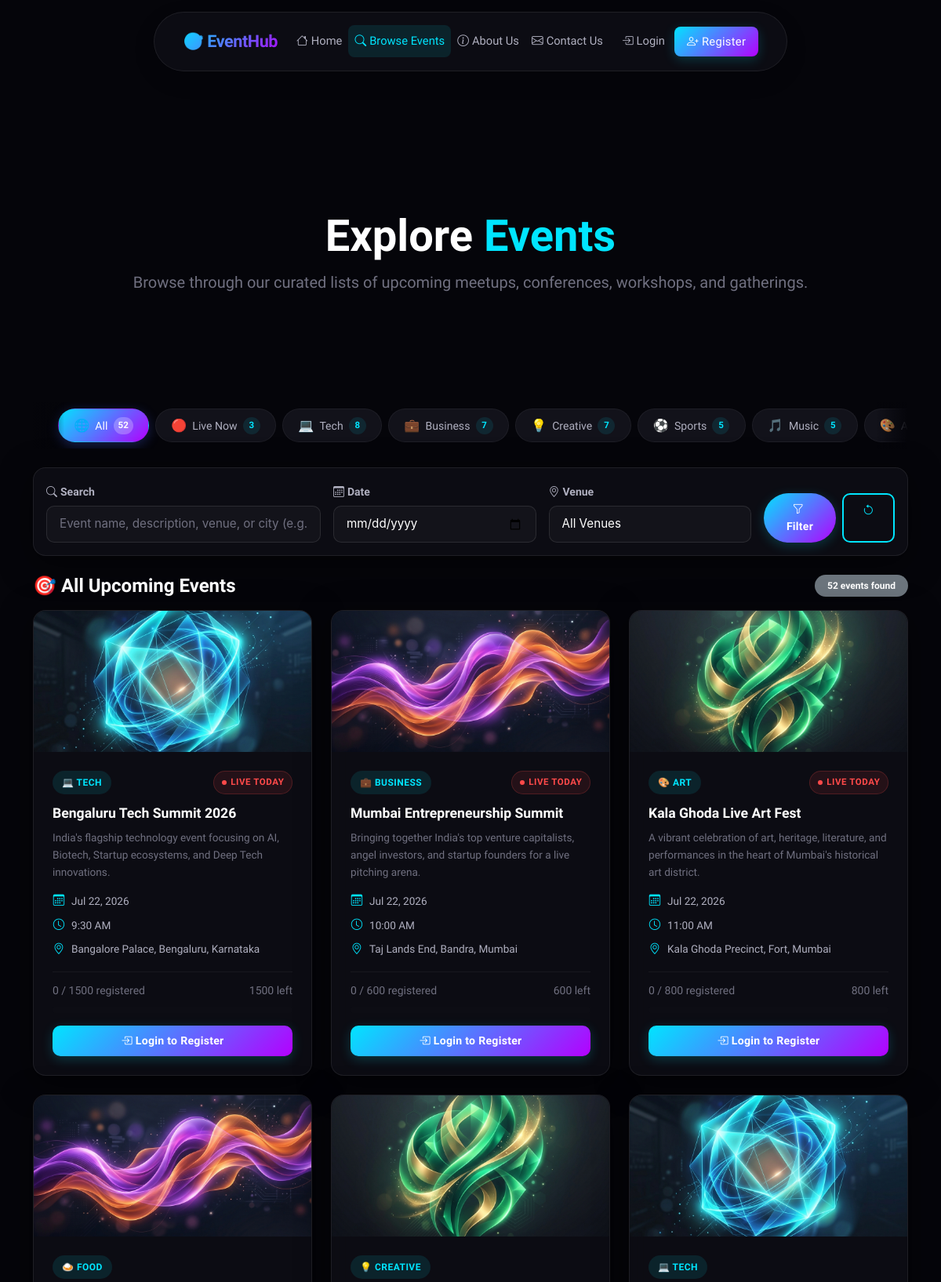
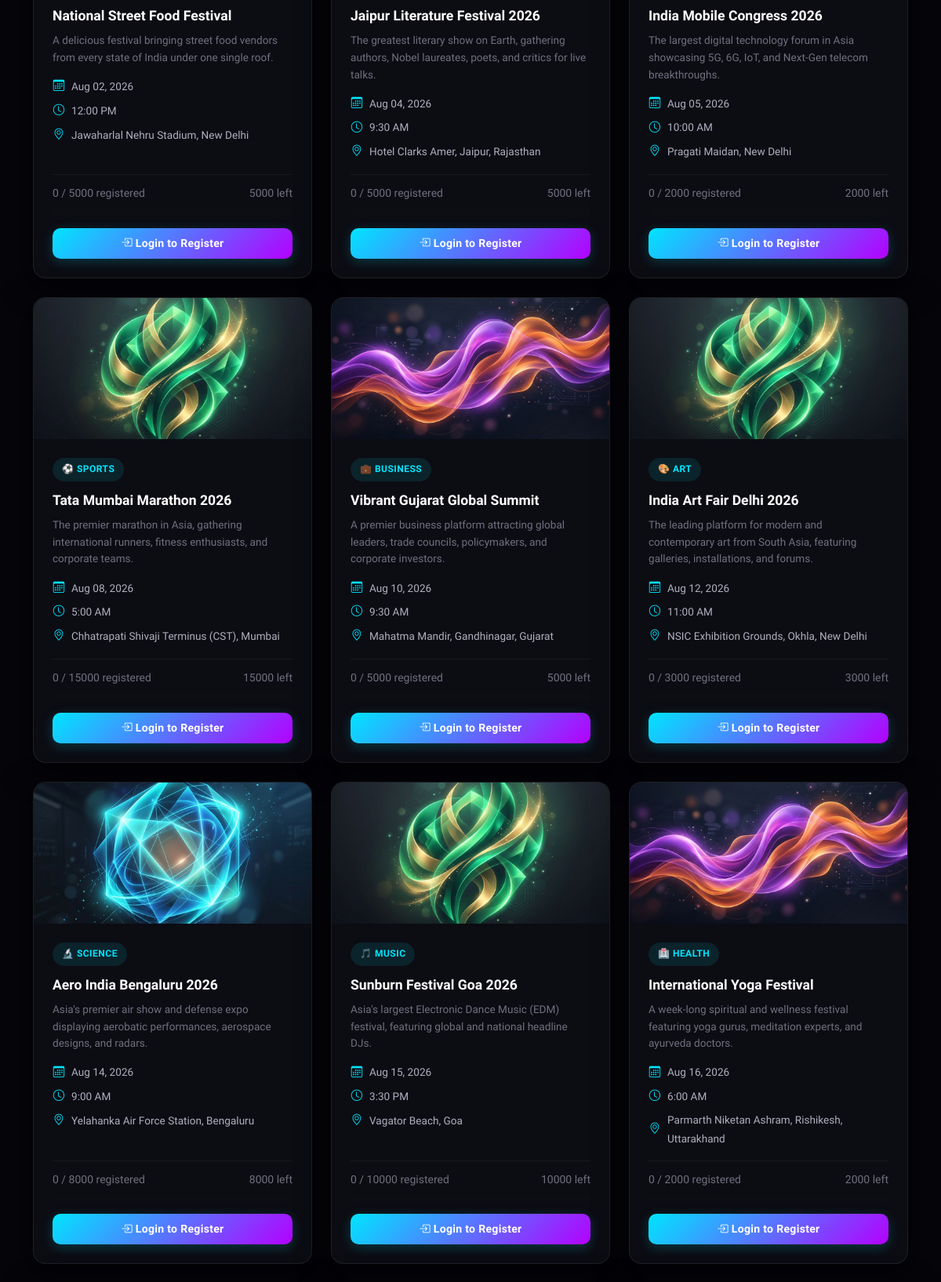
Page /browse_events.php (upper part) on the committed database (2 pictures, top to bottom).
### tables this page shows
CREATE TABLE events (
    Event_ID INT PRIMARY KEY AUTO_INCREMENT,
    Event_Name VARCHAR(100) NOT NULL,
    Description TEXT,
    Venue VARCHAR(100),
    Event_Date DATE NOT NULL,
    Event_Time TIME,
    Organizer VARCHAR(100),
    Capacity INT NOT NULL DEFAULT 100,
    Event_Category VARCHAR(50) NOT NULL DEFAULT 'General',
    Image_Path VARCHAR(255) DEFAULT NULL,
    Status VARCHAR(20) DEFAULT 'Approved',
    created_by INT,
    created_at TIMESTAMP DEFAULT CURRENT_TIMESTAMP,
    INDEX idx_event_date (Event_Date),
    INDEX idx_event_name (Event_Name),
    INDEX idx_event_category (Event_Category),
    FOREIGN KEY (created_by) REFERENCES users(User_ID) ON DELETE SET NULL
);

### browse_events.php (the view, shortened to what the rows shown need)
<?php
require_once __DIR__ . '/config/db_connect.php';
$filter_category = trim($_GET['category'] ?? 'All');
if ($filter_category === 'Live Now') {
    $where  = " WHERE e.Event_Date = CURDATE() AND e.Status = 'Approved' ";
} else {
    $where  = " WHERE e.Event_Date >= CURDATE() AND e.Status = 'Approved' ";
}
$params = [];
$sql = "SELECT e.*,
               (SELECT COUNT(*)
                  FROM registrations r
                 WHERE r.Event_ID = e.Event_ID
                   AND r.Status IN ('Confirmed', 'Pending')
               ) AS filled
          FROM events e
        $where
         ORDER BY e.Event_Date ASC";
$stmt_events = $pdo->prepare($sql);
$stmt_events->execute($params);
$events = $stmt_events->fetchAll(PDO::FETCH_ASSOC);
?>
<!DOCTYPE html>
<html lang="en" data-theme="light">
<head>
    <link href="https://cdn.jsdelivr.net/npm/bootstrap@5.3.2/dist/css/bootstrap.min.css" rel="stylesheet"
>
    <link href="https://cdn.jsdelivr.net/npm/bootstrap-icons@1.11.2/font/bootstrap-icons.min.css" rel="stylesheet">
    <link href="https://unpkg.com/aos@2.3.1/dist/aos.css" rel="stylesheet">
    <link rel="stylesheet" href="assets/css/themes.css">
    <link rel="stylesheet" href="assets/css/style.css">
    <link rel="stylesheet" href="assets/css/landing.css">
</head>
<body>
    <header class="py-5 text-center bg-glass" style="margin-top: 120px; border-radius: 24px; margin-left: 15px; margin-right: 15px;">
        <div class="container py-4" data-aos="zoom-in">
            <h1 class="display-4 fw-bold">Explore <span style="color: var(--accent);">Events</span></h1>
        </div>
    </header>
    <section id="events-section" class="py-5">
        <div class="container">
            <?php if (empty($events)): ?>
                <div class="empty-state card-custom glass-card text-center py-5" data-aos="fade-up" data-aos-delay="200">
                    <span class="empty-icon">📭</span>
                    <h5 class="empty-title">No Events Found</h5>
                    <p class="empty-text">
                        No upcoming events match your filters. Try adjusting your search query or selecting a different category.
                    </p>
                    <a href="browse_events.php" class="btn btn-outline-accent mt-3">
                        <i class="bi bi-arrow-counterclockwise me-1"></i>Clear All Filters
                    </a>
                </div>
            <?php else: ?>
                <div class="row g-4">
                    <?php foreach ($events as $index => $event):
                        $capacity   = (int) $event['Capacity'];
                        $filled     = (int) $event['filled'];
                        $remaining  = max(0, $capacity - $filled);
                        $is_full    = ($filled >= $capacity);
                        $description_full = $event['Description'] ?? '';
                        $words = explode(' ', strip_tags($description_full));
                        $excerpt = implode(' ', array_slice($words, 0, 30));
                        $event_cat = $event['Event_Category'] ?? 'General';
                        $is_live_today = ($event['Event_Date'] === date('Y-m-d'));
                    ?>
                    <div class="col-lg-4 col-md-6" data-aos="fade-up" data-aos-delay="<?php echo ($index % 3) * 100; ?>">
                        <div class="card-custom glass-card landing-event-card h-100 d-flex flex-column">
                            <div class="event-card-image-wrapper">
                                <?php if (!empty($event['Image_Path']) && file_exists($event['Image_Path'])): ?>
                                    <img src="<?php echo htmlspecialchars($event['Image_Path'], ENT_QUOTES, 'UTF-8'); ?>" alt="Event Image" class="event-card-image">
                                <?php else: ?>
                                    <?php $placeholder_id = ($index % 3) + 1; ?>
                                    <img src="assets/images/placeholder-<?php echo $placeholder_id; ?>.png" alt="Event Image" class="event-card-image">
                                <?php endif; ?>
                            </div>
                            <div class="event-card-body">
                                <div class="event-card-header">
                                    <span class="event-category-badge">
                                        <?php echo getCategoryIcon($event_cat); ?>
                                        <?php echo htmlspecialchars($event_cat, ENT_QUOTES, 'UTF-8'); ?>
                                    </span>
                                    <?php if ($is_live_today): ?>
                                        <span class="live-pulse-badge"><span class="pulse-dot"></span> LIVE TODAY</span>
                                    <?php endif; ?>
                                </div>
                                <h5 class="event-card-title">
                                    <?php echo htmlspecialchars($event['Event_Name'], ENT_QUOTES, 'UTF-8'); ?>
                                </h5>
                                <?php if (!empty($excerpt)): ?>
                                    <p class="event-card-desc">
                                        <?php echo htmlspecialchars($excerpt, ENT_QUOTES, 'UTF-8'); ?>
                                    </p>
                                <?php endif; ?>
                                <ul class="event-card-meta">
                                    <li>
                                        <i class="bi bi-calendar3"></i>
                                        <?php echo date('M d, Y', strtotime($event['Event_Date'])); ?>
                                    </li>
                                    <li>
                                        <i class="bi bi-clock"></i>
                                        <?php echo $event['Event_Time'] ? date('g:i A', strtotime($event['Event_Time'])) : 'TBD'; ?>
                                    </li>
                                    <li>
                                        <i class="bi bi-geo-alt"></i>
                                        <?php echo htmlspecialchars($event['Venue'], ENT_QUOTES, 'UTF-8'); ?>
                                    </li>
                                </ul>
                                <div class="event-card-capacity mt-auto">
                                    <div class="d-flex justify-content-between mb-1">
                                        <small class="text-muted"><?php echo $filled; ?> / <?php echo $capacity; ?> registered</small>
                                        <small class="text-muted"><?php echo $remaining; ?> left</small>
                                    </div>
                                    <div class="capacity-bar">
                                    </div>
                                </div>
                                <div class="event-card-cta mt-3">
                                    <?php if ($is_full): ?>
                                        <span class="btn btn-outline-secondary w-100 disabled">
                                            <i class="bi bi-x-circle me-1"></i>Event Full
                                        </span>
                                    <?php else: ?>
                                        <a href="auth/login.php" class="btn btn-accent w-100">
                                            <i class="bi bi-box-arrow-in-right me-1"></i>Login to Register
                                        </a>
                                    <?php endif; ?>
                                </div>
                            </div>
                        </div>
                    </div>
                    <?php endforeach; ?>
                </div>
            <?php endif; ?>
        </div>
    </section>
</body>
</html>
<?php
function getCategoryIcon($category) {
    $icons = [
        'All'               => '🌐',
        'Live Now'          => '🔴',
        'Tech'              => '💻',
        'Business'          => '💼',
        'Creative'          => '💡',
        'Sports'            => '⚽',
        'Music'             => '🎵',
        'Art'               => '🎨',
        'Food'              => '🍛',
        'Science'           => '🔬',
        'Health'            => '🏥',
    ];
    return $icons[$category] ?? '📌';
}
?>

### rows in the picture
events: Image_Path (placeholder picture), Event_Category "💻", Event_Category "TECH", shows "LIVE TODAY", Event_Name "Bengaluru Tech Summit 2026", Description "India's flagship technology event focusing on AI, Biotech, Startup ecosystems, and Deep Tech innovations.", Event_Date "Jul 22, 2026", Event_Time "9:30 AM", Venue "Bangalore Palace, Bengaluru, Karnataka", filled "0", Capacity "1500", shows "Login to Register"
events: Image_Path (placeholder picture), Event_Category "💼", Event_Category "BUSINESS", shows "LIVE TODAY", Event_Name "Mumbai Entrepreneurship Summit", Description "Bringing together India's top venture capitalists, angel investors, and startup founders for a live pitching arena.", Event_Date "Jul 22, 2026", Event_Time "10:00 AM", Venue "Taj Lands End, Bandra, Mumbai", filled "0", Capacity "600", shows "Login to Register"
events: Image_Path (placeholder picture), Event_Category "🎨", Event_Category "ART", shows "LIVE TODAY", Event_Name "Kala Ghoda Live Art Fest", Description "A vibrant celebration of art, heritage, literature, and performances in the heart of Mumbai's historical art district.", Event_Date "Jul 22, 2026", Event_Time "11:00 AM", Venue "Kala Ghoda Precinct, Fort, Mumbai", filled "0", Capacity "800", shows "Login to Register"
events: Image_Path (placeholder picture), Event_Category "🍛", Event_Category "FOOD", Event_Name "National Street Food Festival", Description "A delicious festival bringing street food vendors from every state of India under one single roof.", Event_Date "Aug 02, 2026", Event_Time "12:00 PM", Venue "Jawaharlal Nehru Stadium, New Delhi", filled "0", Capacity "5000", shows "Login to Register"
events: Image_Path (placeholder picture), Event_Category "💡", Event_Category "CREATIVE", Event_Name "Jaipur Literature Festival 2026", Description "The greatest literary show on Earth, gathering authors, Nobel laureates, poets, and critics for live talks.", Event_Date "Aug 04, 2026", Event_Time "9:30 AM", Venue "Hotel Clarks Amer, Jaipur, Rajasthan", filled "0", Capacity "5000", shows "Login to Register"
events: Image_Path (placeholder picture), Event_Category "💻", Event_Category "TECH", Event_Name "India Mobile Congress 2026", Description "The largest digital technology forum in Asia showcasing 5G, 6G, IoT, and Next-Gen telecom breakthroughs.", Event_Date "Aug 05, 2026", Event_Time "10:00 AM", Venue "Pragati Maidan, New Delhi", filled "0", Capacity "2000", shows "Login to Register"
events: Image_Path (placeholder picture), Event_Category "⚽", Event_Category "SPORTS", Event_Name "Tata Mumbai Marathon 2026", Description "The premier marathon in Asia, gathering international runners, fitness enthusiasts, and corporate teams.", Event_Date "Aug 08, 2026", Event_Time "5:00 AM", Venue "Chhatrapati Shivaji Terminus (CST), Mumbai", filled "0", Capacity "15000", shows "Login to Register"
events: Image_Path (placeholder picture), Event_Category "💼", Event_Category "BUSINESS", Event_Name "Vibrant Gujarat Global Summit", Description "A premier business platform attracting global leaders, trade councils, policymakers, and corporate investors.", Event_Date "Aug 10, 2026", Event_Time "9:30 AM", Venue "Mahatma Mandir, Gandhinagar, Gujarat", filled "0", Capacity "5000", shows "Login to Register"
events: Image_Path (placeholder picture), Event_Category "🎨", Event_Category "ART", Event_Name "India Art Fair Delhi 2026", Description "The leading platform for modern and contemporary art from South Asia, featuring galleries, installations, and forums.", Event_Date "Aug 12, 2026", Event_Time "11:00 AM", Venue "NSIC Exhibition Grounds, Okhla, New Delhi", filled "0", Capacity "3000", shows "Login to Register"
events: Image_Path (placeholder picture), Event_Category "🔬", Event_Category "SCIENCE", Event_Name "Aero India Bengaluru 2026", Description "Asia's premier air show and defense expo displaying aerobatic performances, aerospace designs, and radars.", Event_Date "Aug 14, 2026", Event_Time "9:00 AM", Venue "Yelahanka Air Force Station, Bengaluru", filled "0", Capacity "8000", shows "Login to Register"
events: Image_Path (placeholder picture), Event_Category "🎵", Event_Category "MUSIC", Event_Name "Sunburn Festival Goa 2026", Description "Asia's largest Electronic Dance Music (EDM) festival, featuring global and national headline DJs.", Event_Date "Aug 15, 2026", Event_Time "3:30 PM", Venue "Vagator Beach, Goa", filled "0", Capacity "10000", shows "Login to Register"
events: Image_Path (placeholder picture), Event_Category "🏥", Event_Category "HEALTH", Event_Name "International Yoga Festival", Description "A week-long spiritual and wellness festival featuring yoga gurus, meditation experts, and ayurveda doctors.", Event_Date "Aug 16, 2026", Event_Time "6:00 AM", Venue "Parmarth Niketan Ashram, Rishikesh, Uttarakhand", filled "0", Capacity "2000", shows "Login to Register"

### other values in the picture
getCategoryIcon($cat) "🌐"
$cat "All"
$count "52"
getCategoryIcon($cat) "🔴"
$cat "Live Now"
$count "3"
getCategoryIcon($cat) "💻"
$cat "Tech"
$count "8"
getCategoryIcon($cat) "💼"
$cat "Business"
$count "7"
getCategoryIcon($cat) "💡"
$cat "Creative"
getCategoryIcon($cat) "⚽"
